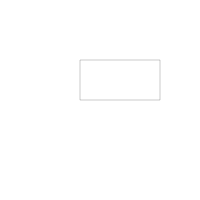

Write the Python code that produced this figure.
import argparse
import drawsvg as draw
from numpy import array, sqrt, pi, log
from math import floor, ceil

class SimpleMaker:

    ## 比例尺：20 对应 0.5，40 对应 1

    def GenerateSimple(name, wire_length, size = 0):
        d = draw.Drawing(200,200,origin = 'center', displayInline = False)
        p = draw.Path(stroke_width=0.202, stroke='black', fill_opacity="0")

        simple_circuit = SimpleMaker(size)
        simple_circuit.makeSimple(p,wire_length)
        d.append(p)
        d.save_svg(name+".svg")

    def __init__(self,size = 0):

        self.size = size
        # self.line_width = 0.202
        self.line_width = 0.6
        self.spacing = 10
        self.pixel_scale = 3.77
        self.minimum_stitch_length = 2 * self.pixel_scale

    def makeSimple(self, path, wire_length, reverse=False):
        reverseF = -1 if reverse else 1
        if self.size > 0:
            #40单位对应1cm
            path.M(-20, -40)
            path.L(60, -40)
            path.L(60, 0)
            path.L(-20, 0)
            path.L(-20, -40)

        else:
            raise Exception("size must be >0")



    def drawStitches(self, p, x1, y1, x2, y2):
        dx = x2 - x1
        dy = y2 - y1
        length = sqrt((dx ** 2) + (dy ** 2))
        stittches = length/self.minimum_stitch_length

        for i in range (1, floor(stittches)):
            p.L (x1 + dx/stittches*i, y1 + dy/stittches*i)
        p.L(x2,y2)

if __name__=="__main__":
    SimpleMaker.GenerateSimple("rectangle1_2", -8, 10)
